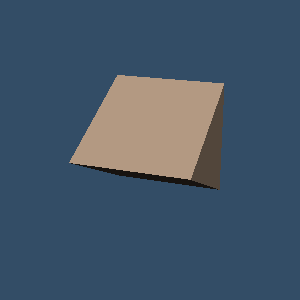

Write Python code to recreate this figure.
#!/usr/bin/env python

# Render a wedge — a 3D cell with two triangular ends joined by three
# rectangular faces, defined by 6 explicit point coordinates.

# Factory overrides: importing these modules registers the OpenGL rendering
# and interaction style implementations.
import vtkmodules.vtkInteractionStyle  # noqa: F401
import vtkmodules.vtkRenderingOpenGL2  # noqa: F401
# VTK pipeline classes used in this example
from vtkmodules.vtkCommonCore import vtkPoints
from vtkmodules.vtkCommonDataModel import (
    vtkUnstructuredGrid,
    vtkWedge,
)
from vtkmodules.vtkRenderingCore import (
    vtkActor,
    vtkDataSetMapper,
    vtkRenderWindow,
    vtkRenderWindowInteractor,
    vtkRenderer,
)

# Colors (normalized RGB)
peach_puff_rgb = (1.0, 0.855, 0.725)
dark_blue_background_rgb = (0.2, 0.302, 0.4)

# Points: 6 vertices — two triangular faces
points = vtkPoints()
points.InsertNextPoint(-0.5, 0.5, -0.5)
points.InsertNextPoint(-0.5, -0.5, -0.5)
points.InsertNextPoint(-0.5, 0.0, 0.5)
points.InsertNextPoint(0.5, 0.5, -0.5)
points.InsertNextPoint(0.5, -0.5, -0.5)
points.InsertNextPoint(0.5, 0.0, 0.5)

# Cell: wedge with 6 point IDs
wedge = vtkWedge()
wedge.GetPointIds().SetId(0, 0)
wedge.GetPointIds().SetId(1, 1)
wedge.GetPointIds().SetId(2, 2)
wedge.GetPointIds().SetId(3, 3)
wedge.GetPointIds().SetId(4, 4)
wedge.GetPointIds().SetId(5, 5)

# Unstructured grid: holds the single cell
grid = vtkUnstructuredGrid()
grid.SetPoints(points)
grid.InsertNextCell(wedge.GetCellType(), wedge.GetPointIds())

# Mapper: map the grid to graphics primitives
mapper = vtkDataSetMapper()
mapper.SetInputData(grid)

# Actor: position, orient, and color the cell
actor = vtkActor()
actor.SetMapper(mapper)
actor.GetProperty().SetColor(peach_puff_rgb)
actor.RotateX(20.0)
actor.RotateY(-20.0)

# Renderer: assemble the scene
renderer = vtkRenderer()
renderer.AddActor(actor)
renderer.SetBackground(dark_blue_background_rgb)

# Render window: display the rendered scene
render_window = vtkRenderWindow()
render_window.AddRenderer(renderer)
render_window.SetWindowName("cell3d wedge")
render_window.SetMultiSamples(0)
render_window.SetSize(300, 300)

# Interactor: handle mouse and keyboard events
render_window_interactor = vtkRenderWindowInteractor()
render_window_interactor.SetRenderWindow(render_window)

# Scene: configure the camera
renderer.ResetCamera()

# Start: launch the interactive visualization
render_window_interactor.Initialize()
render_window_interactor.Start()
